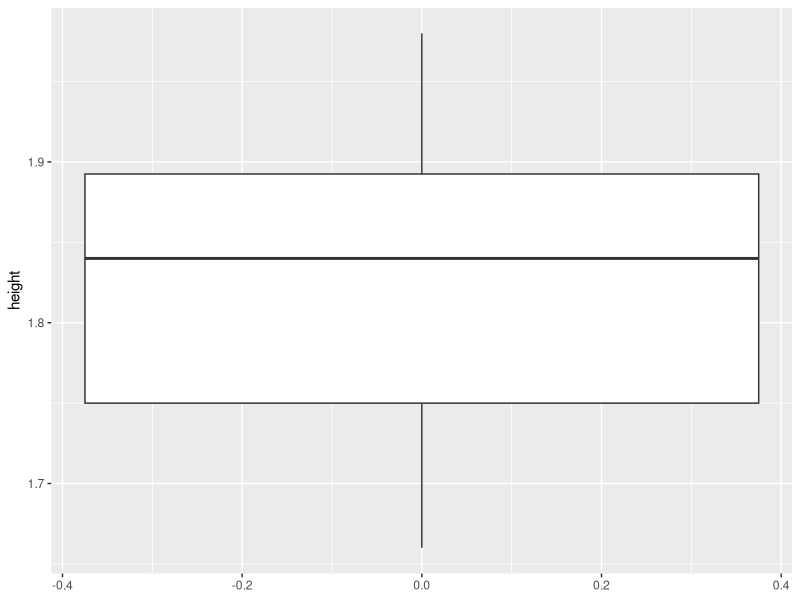
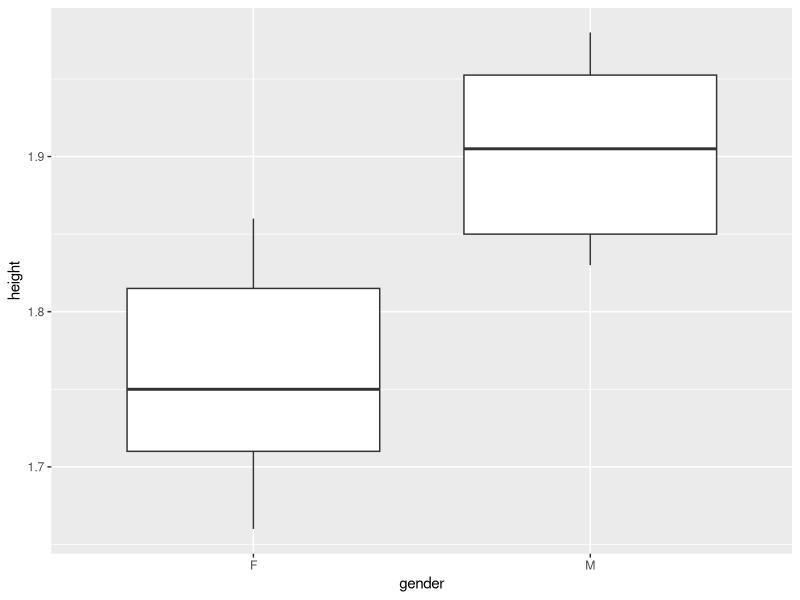

Source code (R) for these figures, in order:
library(tidyverse)


library(tidyverse)
name = c("Nadal","Djokovic","Federer","Medvedev","Theim",
         "Tsitsipas","Zverev","Berrettini","Bautista Agut","Monfils",
         "Barty","Pliskova","Halep","Osaka","Svitolina","Andreescu","Bencic","Kvitova","Williams","Bertens")
rank = c(1:10,1:10)


age = c(33,32,38,23,26,21,22,23,31,33,
        23,27,28,22,25,19,22,29,38,28)
height = c(1.85,1.88,1.85,1.98,1.85,1.93,1.98,1.96,1.83,1.93,
           1.66,1.86,1.68,1.80,1.74,1.70,1.75,1.82,1.75,1.82)
weight = c(85,77,85,83,79,89,90,95,75,85,
           62,72,60,69,60,60,63,68,72,74)
gender = c(rep("M",10),rep("F",10))
tennis = tibble(name,rank,age,height,weight)
print(tennis)

View(tennis)
head(tennis)
tail(tennis)




tennis1 = tribble(
  ~name, ~rank, ~age, ~height, ~weight, ~gender,
  #--------------|---|---|----|---|----|
  "Nadal", 1, 33, 1.85, 85, "M",
  "Djokovic", 2, 32, 1.88, 77, "M",
  "Federer", 3, 38, 1.85, 85, "M",
  "Medvedev", 4, 23, 1.98, 83, "M",
  "Theim", 5, 26, 1.85, 79, "M",
  "Tsitsipas", 6, 21, 1.93, 89, "M",
  "Zverev", 7, 22, 1.98, 90, "M",
  "Berrettini", 8, 23, 1.96, 95, "M",
  "Bautista Agut", 9, 31, 1.83, 75, "M",
  "Monfils", 10, 33, 1.93, 85, "M",
  "Barty", 1, 23, 1.66, 62, "F",
  "Pliskova", 2, 27, 1.86, 72, "F",
  "Halep", 3, 28, 1.68, 60, "F",
  "Osaka", 4, 22, 1.80, 69, "F",
  "Svitolina", 5, 25, 1.74, 60, "F",
  "Andreescu", 6, 19, 1.70, 60, "F",
  "Bencic", 7, 22, 1.75, 63, "F",
  "Kvitova", 8, 29, 1.82, 68, "F",
  "Williams", 9, 38, 1.75, 72, "F",
  "Bertens", 10, 28, 1.82, 74, "F"
)
print(tennis1)
  
  
nrow(tennis1)
ncol(tennis1)
colnames(tennis1)
names(tennis1)
summary(tennis1)
View(tennis1) # with capital V


tennis[1,]
tennis[1,"name"]
tennis[1,"age"]
tennis["height"]
tennis$height


ggplot(tennis1, aes(y=height)) +
  geom_boxplot()

ggplot(tennis, aes(x=gender, y=height)) +
  geom_boxplot()



W = tribble(
  ~person, ~age, ~weight, ~height,
  "Bob", 32, 128, 180,
  "Alice", 24, 86, 175,
  "Steve", 64, 95, 165
)
print(W)
N = pivot_longer(W,-person,names_to="variable",values_to="value")
print(N)


B = pivot_wider(N, names_from=variable, values_from=value)
print(B)